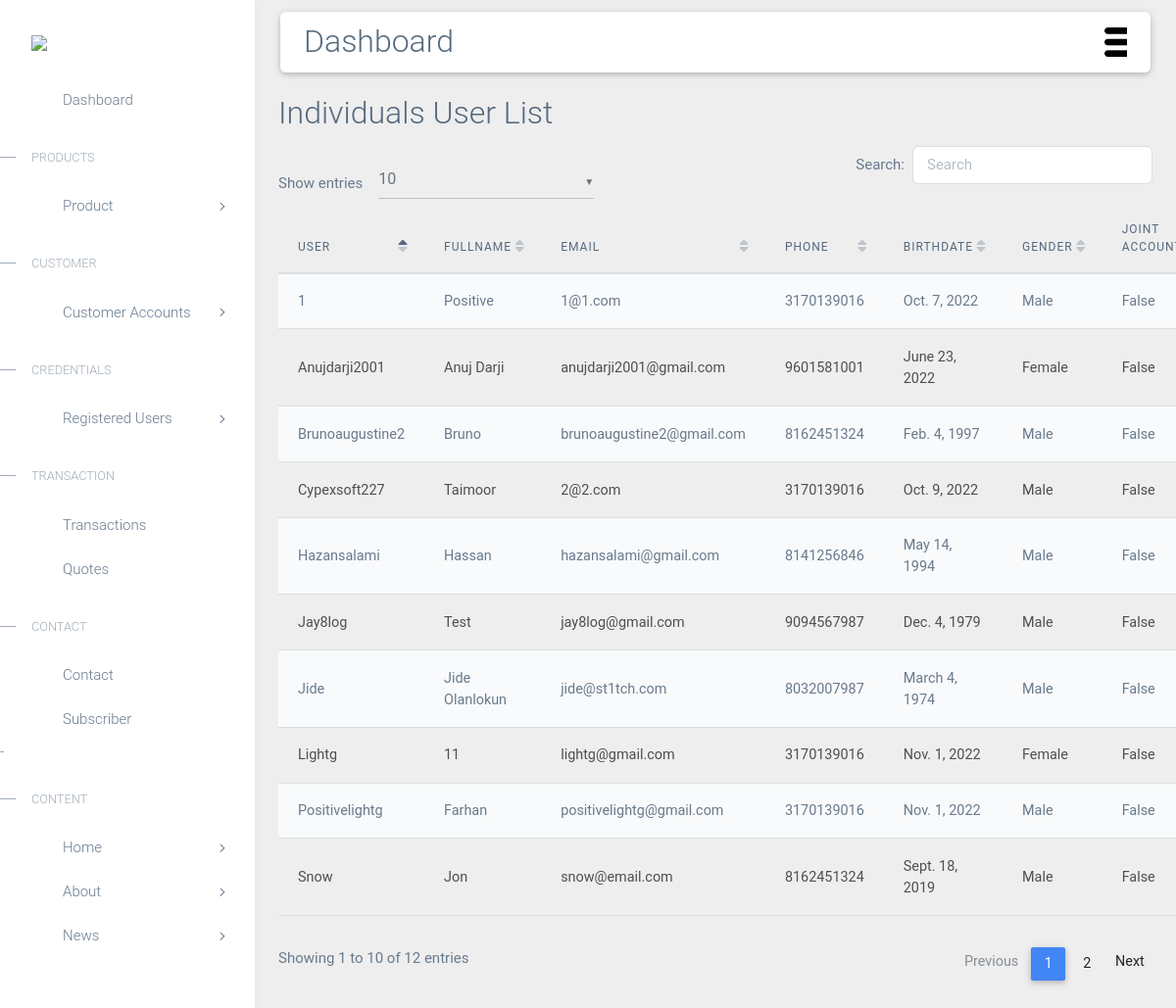
Screenshot of /devadmin/iuserlist/ with the database file from the repository.
### accounts/models.py (models this page shows)
class  IndividualRegister(models.Model):
   try:
    user = models.ForeignKey(User, on_delete=models.CASCADE)
    typeofuser = models.CharField(max_length=200, default="None")
    f_name = models.CharField(max_length=200)
    l_name = models.CharField(max_length=200)
    print(l_name)
    phone = models.PositiveIntegerField()
    house_number = models.CharField(max_length=200)
    street_name = models.CharField(max_length=500)
    city = models.CharField(max_length=200)
    state = models.CharField(max_length=200)
    country = models.CharField(max_length=200)
    birthdate = models.DateField()
    gender = models.CharField(max_length=200)
    occupation = models.CharField(max_length=200)
    NIN = models.CharField(max_length=200)
    BVN = models.CharField(max_length=200)
    joint_account = models.BooleanField(default=False)
    individual_signature = models.ImageField(upload_to='individualsignpic')
    individual_photo = models.ImageField(upload_to='individualprofilepic')
    kin_name = models.CharField(max_length=200)
    kin_relationship = models.CharField(max_length=200)
    kin_phone = models.PositiveIntegerField()
    kin_house_number = models.CharField(max_length=200)
    kin_street_name = models.CharField(max_length=500)
    kin_city = models.CharField(max_length=200)
    kin_state = models.CharField(max_length=200)
    kin_country = models.CharField(max_length=200)
    def str(self):
        return str(self.id)
   except Exception as e:
    print(e)

### accounts/views.py (the view)
# urls.py: path('devadmin/iuserlist/', views.adminaindividualusers, name='adminaindividualusers'),
def adminaindividualusers(request):
    iusers = IndividualRegister.objects.raw('SELECT  auth_user.email u_email,  * FROM accounts_individualregister JOIN auth_user on auth_user.id = accounts_individualregister.user_id where accounts_individualregister.joint_account = false')
    return render(request, 'devadmin/adminaindividualusers.html',{'iusers':iusers})

### accounts/templates/devadmin/adminaindividualusers.html (shortened to what this page needs)
{% extends 'devadmin/base.html' %}
{% load static %}
{% block main-content %}
<link rel="stylesheet" href="https://use.fontawesome.com/releases/v5.8.2/css/all.css">
<link rel="stylesheet" href="{% static 'devadmin/css/addons/mdb.min.css' %}" />
<link rel="stylesheet" href="{% static 'devadmin/css/addons/datatables.min.css' %}" />
<link rel="stylesheet" href="{% static 'devadmin/css/addons/datatables-select.min.css' %}" />
<div class="m-4">
    <h2 class=""> Individuals User List</h2>
<table id="dtMaterialDesignExample" class="table table-striped table-responsive" cellspacing="0" width="100%">
<thead>
    <tr>
        <th>User</th>
        <th>Fullname</th>
        <th>Email</th>
        <th>Phone</th>
        <th>Birthdate</th>
        <th>Gender</th>
        <th>Joint Account</th>
    </tr>
</thead>
<tbody>
    {% if iusers %}
    {% for i in iusers %}
    <tr>
        <td>{{i.user|capfirst}}</td>
        <td>{{i.f_name|capfirst}}</td>
        <td>{{i.u_email}}</td>
        <td>{{i.phone}}</td>
        <td>{{i.birthdate}}</td>
        <td>{{i.gender}}</td>
        <td>{{i.joint_account}}</td>
    </tr>
    {% endfor %}
    {% endif %}
</tbody>
</table>
</div>
</div>
{% endblock main-content %}

### accounts/static/accounts/css/style.css (style rules this page uses)
body, html { margin: 0; padding: 0; overflow-x: hidden; }

### rows the page displays
IndividualRegister: user "Anujdarji2001", f_name "Anuj Darji", u_email "anujdarji2001@gmail.com", phone "9601581001", birthdate "June 23, 2022", gender "Female", joint_account "False"
IndividualRegister: user "Jide", f_name "Jide Olanlokun", u_email "jide@st1tch.com", phone "8032007987", birthdate "March 4, 1974", gender "Male", joint_account "False"
IndividualRegister: user "1", f_name "Positive", u_email "1@1.com", phone "3170139016", birthdate "Oct. 7, 2022", gender "Male", joint_account "False"
IndividualRegister: user "Cypexsoft227", f_name "Taimoor", u_email "2@2.com", phone "3170139016", birthdate "Oct. 9, 2022", gender "Male", joint_account "False"
IndividualRegister: user "Lightg", f_name "11", u_email "lightg@gmail.com", phone "3170139016", birthdate "Nov. 1, 2022", gender "Female", joint_account "False"
IndividualRegister: user "Positivelightg", f_name "Farhan", u_email "positivelightg@gmail.com", phone "3170139016", birthdate "Nov. 1, 2022", gender "Male", joint_account "False"
IndividualRegister: user "Brunoaugustine2", f_name "Bruno", u_email "brunoaugustine2@gmail.com", phone "8162451324", birthdate "Feb. 4, 1997", gender "Male", joint_account "False"
IndividualRegister: user "Jay8log", f_name "Test", u_email "jay8log@gmail.com", phone "9094567987", birthdate "Dec. 4, 1979", gender "Male", joint_account "False"
IndividualRegister: user "Snow", f_name "Jon", u_email "snow@email.com", phone "8162451324", birthdate "Sept. 18, 2019", gender "Male", joint_account "False"
IndividualRegister: user "Hazansalami", f_name "Hassan", u_email "hazansalami@gmail.com", phone "8141256846", birthdate "May 14, 1994", gender "Male", joint_account "False"
